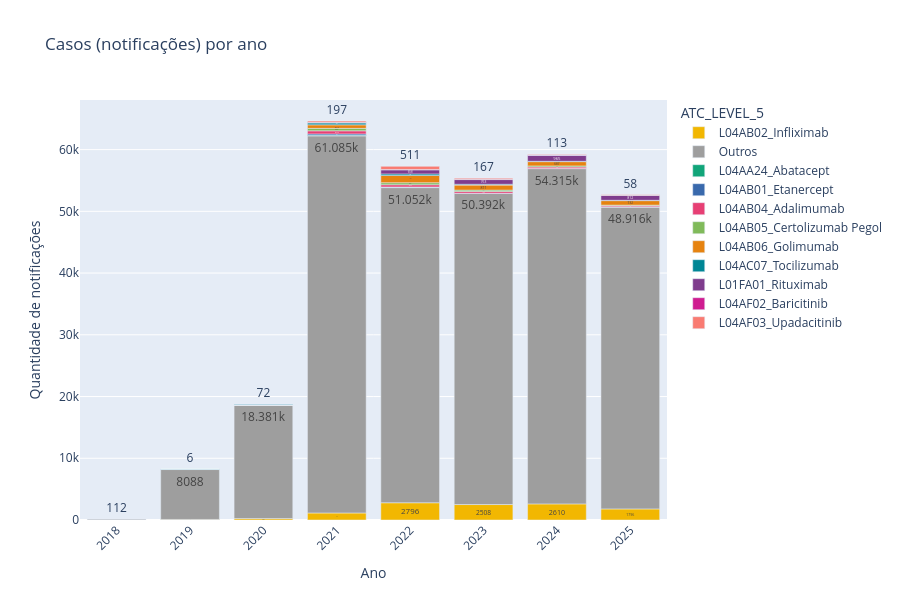

Notebook source saved alongside this figure:
### Code cell
casos_ano = resumo_por_ano.assign(ANO=resumo_por_ano['DATA_NOTIFICACAO'].str[:4]).groupby(['ANO','ATC_LEVEL_5'], as_index=False)['QT_NOTIFICACOES'].sum()
casos_ano = casos_ano.sort_values(['ANO','ATC_LEVEL_5'])

# Paleta fixa por ATC ("Outros" em cinza, demais com cores distintas)
atcs_ordenados = sorted(casos_ano['ATC_LEVEL_5'].unique(), key=lambda x: (x == 'Outros', x))
paleta_qualitativa = px.colors.qualitative.Bold + px.colors.qualitative.Set3
color_discrete_map = {atc: paleta_qualitativa[i] for i, atc in enumerate(atcs_ordenados) if atc != 'Outros'}
if 'Outros' in atcs_ordenados:
    color_discrete_map['Outros'] = '#9E9E9E'

fig = px.bar(casos_ano, x='ANO', y='QT_NOTIFICACOES', color='ATC_LEVEL_5',
             color_discrete_map=color_discrete_map,
             title='Casos (notificações) por ano',
             labels={'ANO': 'Ano', 'QT_NOTIFICACOES': 'Quantidade de notificações'},
             text_auto=True)
fig.update_layout(xaxis_tickangle=-45, height=600)
fig.show()

### Figure 1 — Plotly figure (JSON) as saved in the notebook; plotly's stock layout.template omitted (floating-point values rounded to 4 significant figures)
{"data": [{"hovertemplate": "ATC_LEVEL_5=L04AB02_Infliximab<br>Ano=%{x}<br>Quantidade de notificações=%{y}<extra></extra>", "legendgroup": "L04AB02_Infliximab", "marker": {"color": "rgb(242, 183, 1)", "pattern": {"shape": ""}}, "name": "L04AB02_Infliximab", "orientation": "v", "showlegend": true, "textposition": "auto", "texttemplate": "%{y}", "type": "bar", "x": ["2018", "2019", "2020", "2021", "2022", "2023", "2024", "2025"], "xaxis": "x", "y": [2, 88, 228, 1140, 2796, 2508, 2610, 1796], "yaxis": "y"}, {"hovertemplate": "ATC_LEVEL_5=Outros<br>Ano=%{x}<br>Quantidade de notificações=%{y}<extra></extra>", "legendgroup": "Outros", "marker": {"color": "#9E9E9E", "pattern": {"shape": ""}}, "name": "Outros", "orientation": "v", "showlegend": true, "textposition": "auto", "texttemplate": "%{y}", "type": "bar", "x": ["2018", "2019", "2020", "2021", "2022", "2023", "2024", "2025"], "xaxis": "x", "y": [112, 8088, 18381, 61085, 51052, 50392, 54315, 48916], "yaxis": "y"}, {"hovertemplate": "ATC_LEVEL_5=L04AA24_Abatacept<br>Ano=%{x}<br>Quantidade de notificações=%{y}<extra></extra>", "legendgroup": "L04AA24_Abatacept", "marker": {"color": "rgb(17, 165, 121)", "pattern": {"shape": ""}}, "name": "L04AA24_Abatacept", "orientation": "v", "showlegend": true, "textposition": "auto", "texttemplate": "%{y}", "type": "bar", "x": ["2019", "2020", "2021", "2022", "2023", "2024", "2025"], "xaxis": "x", "y": [7, 14, 91, 37, 7, 7, 9], "yaxis": "y"}, {"hovertemplate": "ATC_LEVEL_5=L04AB01_Etanercept<br>Ano=%{x}<br>Quantidade de notificações=%{y}<extra></extra>", "legendgroup": "L04AB01_Etanercept", "marker": {"color": "rgb(57, 105, 172)", "pattern": {"shape": ""}}, "name": "L04AB01_Etanercept", "orientation": "v", "showlegend": true, "textposition": "auto", "texttemplate": "%{y}", "type": "bar", "x": ["2019", "2020", "2021", "2022", "2023", "2024", "2025"], "xaxis": "x", "y": [4, 6, 226, 64, 35, 18, 16], "yaxis": "y"}, {"hovertemplate": "ATC_LEVEL_5=L04AB04_Adalimumab<br>Ano=%{x}<br>Quantidade de notificações=%{y}<extra></extra>", "legendgroup": "L04AB04_Adalimumab", "marker": {"color": "rgb(231, 63, 116)", "pattern": {"shape": ""}}, "name": "L04AB04_Adalimumab", "orientation": "v", "showlegend": true, "textposition": "auto", "texttemplate": "%{y}", "type": "bar", "x": ["2019", "2020", "2021", "2022", "2023", "2024", "2025"], "xaxis": "x", "y": [5, 22, 503, 362, 285, 228, 183], "yaxis": "y"}, {"hovertemplate": "ATC_LEVEL_5=L04AB05_Certolizumab Pegol<br>Ano=%{x}<br>Quantidade de notificações=%{y}<extra></extra>", "legendgroup": "L04AB05_Certolizumab Pegol", "marker": {"color": "rgb(128, 186, 90)", "pattern": {"shape": ""}}, "name": "L04AB05_Certolizumab Pegol", "orientation": "v", "showlegend": true, "textposition": "auto", "texttemplate": "%{y}", "type": "bar", "x": ["2019", "2020", "2021", "2022", "2023", "2024", "2025"], "xaxis": "x", "y": [1, 5, 397, 327, 211, 186, 85], "yaxis": "y"}, {"hovertemplate": "ATC_LEVEL_5=L04AB06_Golimumab<br>Ano=%{x}<br>Quantidade de notificações=%{y}<extra></extra>", "legendgroup": "L04AB06_Golimumab", "marker": {"color": "rgb(230, 131, 16)", "pattern": {"shape": ""}}, "name": "L04AB06_Golimumab", "orientation": "v", "showlegend": true, "textposition": "auto", "texttemplate": "%{y}", "type": "bar", "x": ["2019", "2020", "2021", "2022", "2023", "2024", "2025"], "xaxis": "x", "y": [2, 4, 574, 1184, 811, 687, 732], "yaxis": "y"}, {"hovertemplate": "ATC_LEVEL_5=L04AC07_Tocilizumab<br>Ano=%{x}<br>Quantidade de notificações=%{y}<extra></extra>", "legendgroup": "L04AC07_Tocilizumab", "marker": {"color": "rgb(0, 134, 149)", "pattern": {"shape": ""}}, "name": "L04AC07_Tocilizumab", "orientation": "v", "showlegend": true, "textposition": "auto", "texttemplate": "%{y}", "type": "bar", "x": ["2019", "2020", "2021", "2022", "2023", "2024", "2025"], "xaxis": "x", "y": [6, 72, 301, 243, 135, 57, 56], "yaxis": "y"}, {"hovertemplate": "ATC_LEVEL_5=L01FA01_Rituximab<br>Ano=%{x}<br>Quantidade de notificações=%{y}<extra></extra>", "legendgroup": "L01FA01_Rituximab", "marker": {"color": "rgb(127, 60, 141)", "pattern": {"shape": ""}}, "name": "L01FA01_Rituximab", "orientation": "v", "showlegend": true, "textposition": "auto", "texttemplate": "%{y}", "type": "bar", "x": ["2021", "2022", "2023", "2024", "2025"], "xaxis": "x", "y": [84, 658, 763, 965, 812], "yaxis": "y"}, {"hovertemplate": "ATC_LEVEL_5=L04AF02_Baricitinib<br>Ano=%{x}<br>Quantidade de notificações=%{y}<extra></extra>", "legendgroup": "L04AF02_Baricitinib", "marker": {"color": "rgb(207, 28, 144)", "pattern": {"shape": ""}}, "name": "L04AF02_Baricitinib", "orientation": "v", "showlegend": true, "textposition": "auto", "texttemplate": "%{y}", "type": "bar", "x": ["2021", "2022", "2023", "2024", "2025"], "xaxis": "x", "y": [37, 58, 60, 41, 12], "yaxis": "y"}, {"hovertemplate": "ATC_LEVEL_5=L04AF03_Upadacitinib<br>Ano=%{x}<br>Quantidade de notificações=%{y}<extra></extra>", "legendgroup": "L04AF03_Upadacitinib", "marker": {"color": "rgb(249, 123, 114)", "pattern": {"shape": ""}}, "name": "L04AF03_Upadacitinib", "orientation": "v", "showlegend": true, "textposition": "auto", "texttemplate": "%{y}", "type": "bar", "x": ["2021", "2022", "2023", "2024", "2025"], "xaxis": "x", "y": [197, 511, 167, 113, 58], "yaxis": "y"}], "layout": {"barmode": "relative", "height": 600, "legend": {"title": {"text": "ATC_LEVEL_5"}, "tracegroupgap": 0}, "title": {"text": "Casos (notificações) por ano"}, "xaxis": {"anchor": "y", "domain": [0, 1], "tickangle": -45, "title": {"text": "Ano"}}, "yaxis": {"anchor": "x", "domain": [0, 1], "title": {"text": "Quantidade de notificações"}}}}
